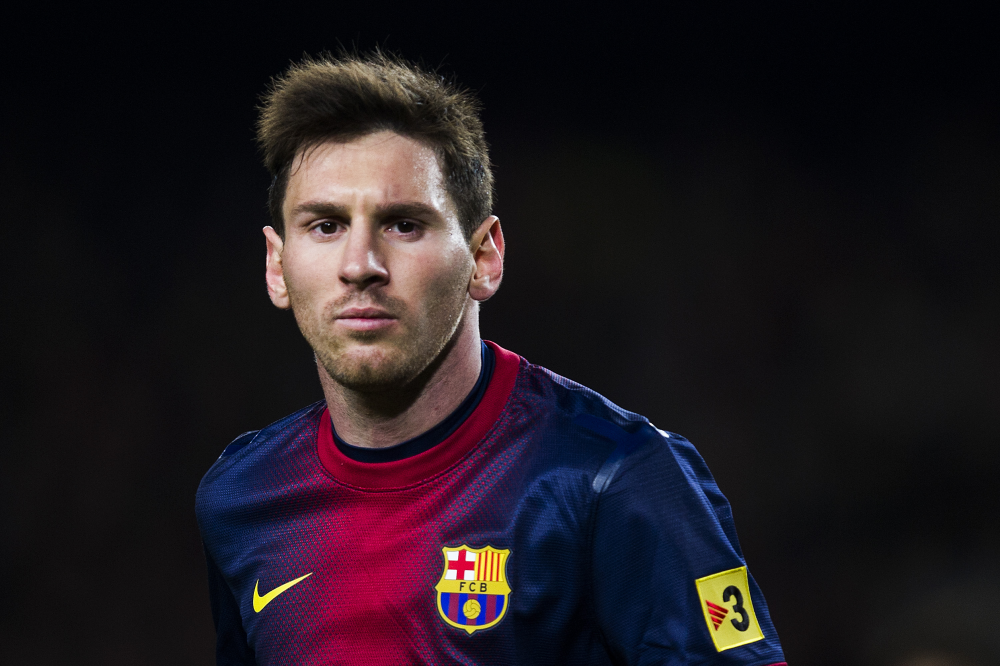
#> input picture messi.jpg, 3000 x 1997 px, found by its file name (shown at 1/3 size)
$ python image.py
#> lines starting #> are read from the running program, lines starting #| are printed output that depends on the picture
import cv2

#Creat a CascadeClassifier Object
faceDetect = cv2.CascadeClassifier('/home/oswalgaurav/PycharmProjects/numpy/haarcascade_frontalface_default.xml')

#Reading the image
img = cv2.imread("/home/oswalgaurav/Downloads/messi.jpg",1)
#> img is the input picture: shape (1997, 3000, 3); mean B, G, R 30.7, 24.9, 32.7

#reading the image as grayscale image
gray_img = cv2.cvtColor(img, cv2.COLOR_BGR2GRAY)
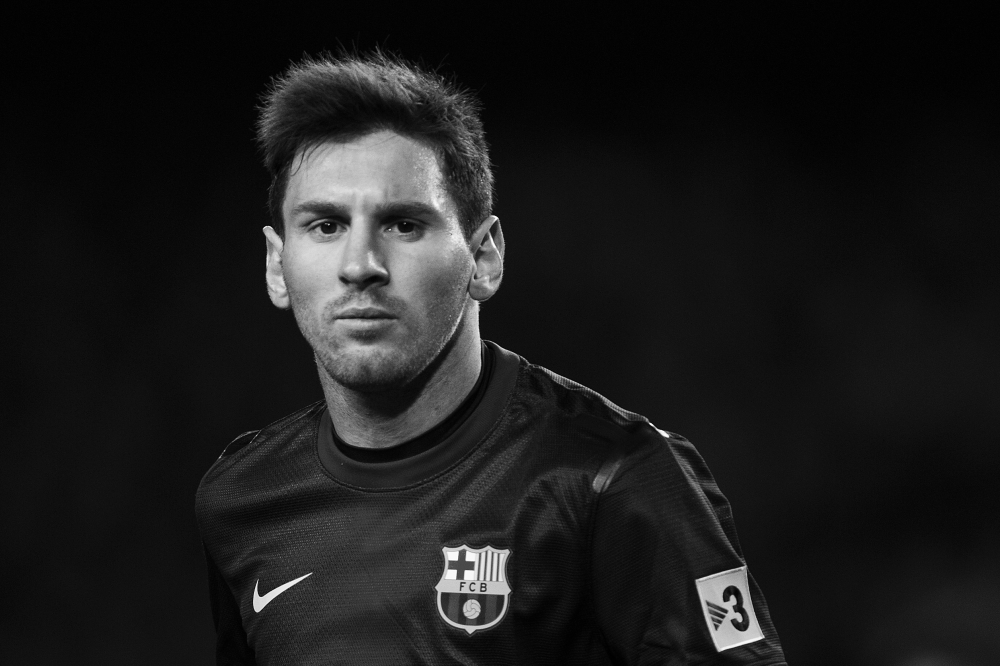
#> gray_img: shape (1997, 3000) (shown at 1/3 size); min 0, max 255, mean 27.8

#search the coordinates of the face in the image
faces = faceDetect.detectMultiScale(gray_img, 1.05, 5)
#> faces = [[1382, 1783, 69, 69], [748, 400, 689, 689]]

print(type(faces))
#| <class 'numpy.ndarray'>
print(faces)
#| [[1382 1783   69   69]
#|  [ 748  400  689  689]]

for x,y,w,h in faces:
   img = cv2.rectangle(img, (x, y), (x+w, y+h), (0, 0, 255), 50)
#> this loop made 2 passes
#> pass 2, `img = cv2.rectangle(img, (x, y), (x+w, y+h), (0, 0, 255), 50)`:
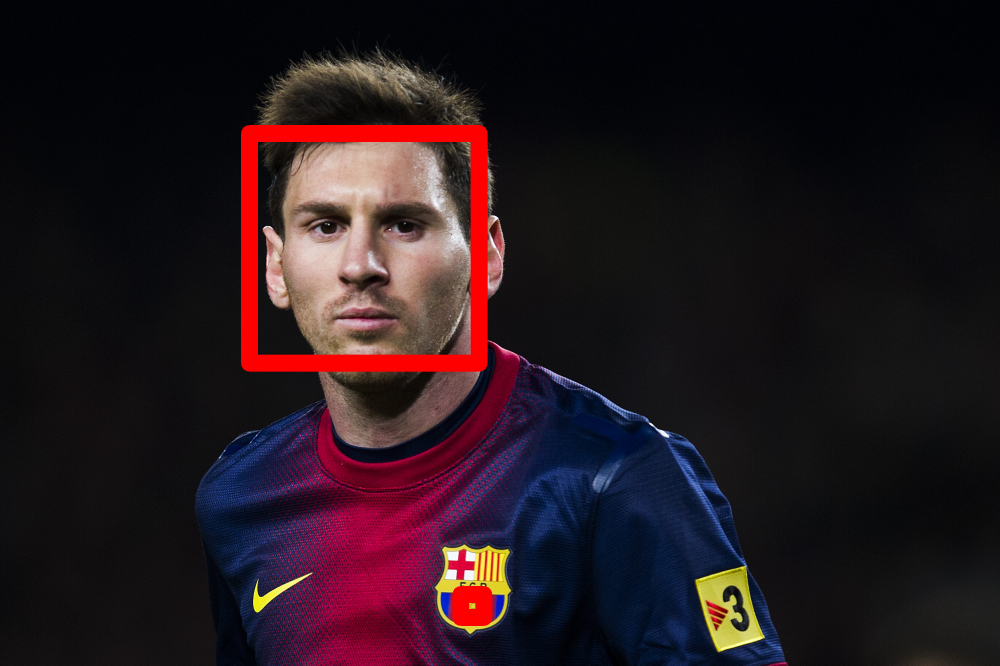
#> img: shape (1997, 3000, 3) (shown at 1/3 size); mean B, G, R 29.3, 23.4, 37.5

resized = cv2.resize(img, (int(img.shape[1]/2),int(img.shape[0]/2)))


cv2.imshow("Gray",resized)

cv2.waitKey(0)

cv2.destroyAllWindows()
